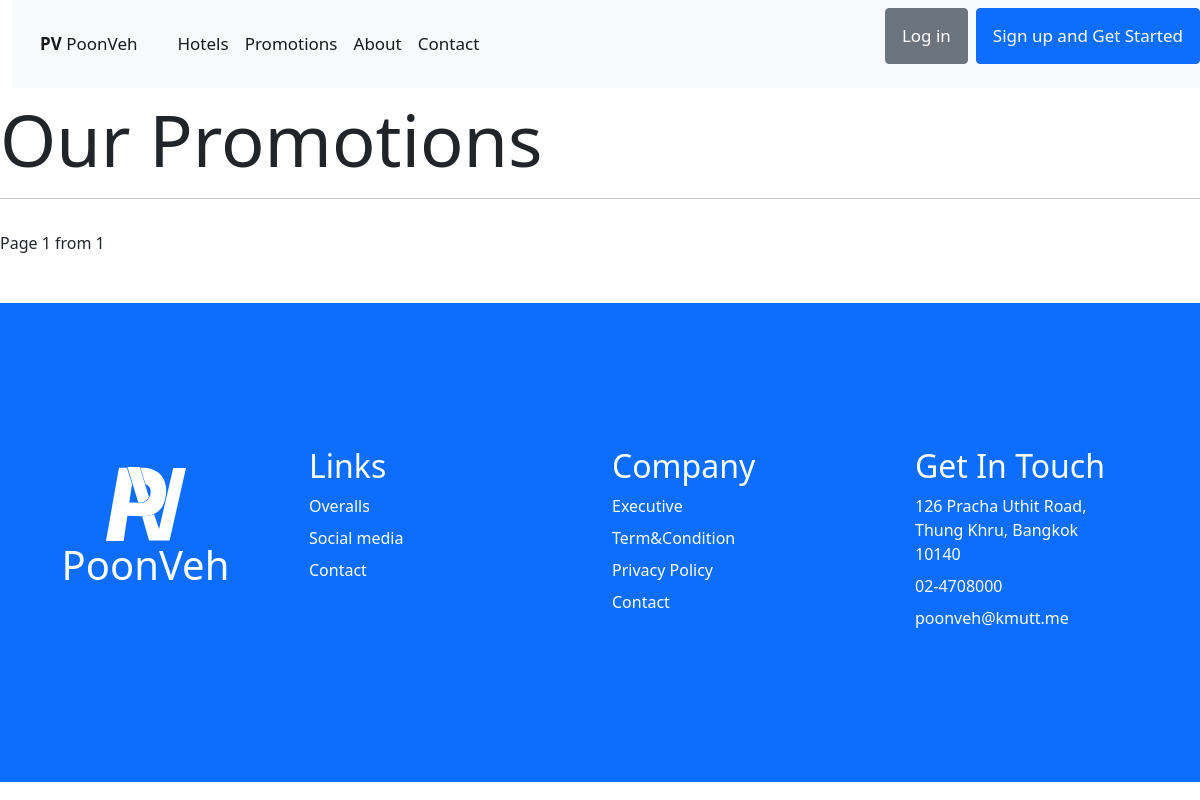
The app's page /promotions/, older data.
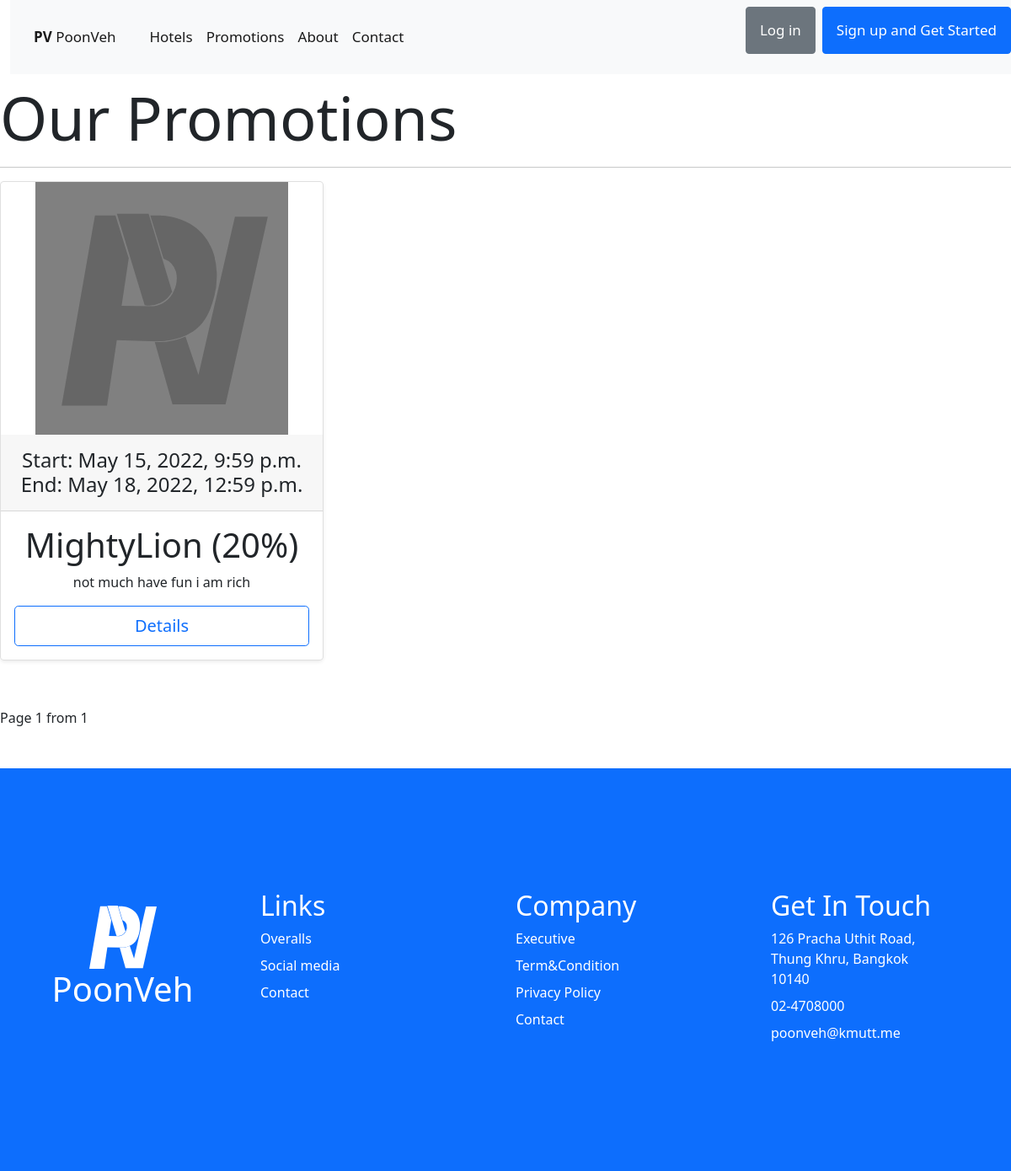
The same page, newer data.
### HotelApp/models.py (models this page shows, shortened)
class Promotion(models.Model):
    Promotion_Name=models.CharField(max_length=50)
    Promotion_Detail=models.TextField()
    Promotion_Discount=models.FloatField()
    Promotion_Start=models.DateTimeField()
    Promotion_End=models.DateTimeField()
    Promotion_Pic=CloudinaryField('promotion', null=True, blank=True, default=None, folder='poonveh-cpe231/promotion')
    class Meta:
        db_table='promotion'

### HotelApp/views.py (the view)
# urls.py: path('promotions/', Promotions, name='promotions-page'),
def Promotions(request):
    allpromotion=Promotion.objects.all().order_by('id')
    for i in allpromotion:
        i.Promotion_Discount*=100  # convert when displaying %
    promotion_per_page=3
    paginator=Paginator(allpromotion, promotion_per_page)
    page=request.GET.get('page')
    allpromotion=paginator.get_page(page)
    context={'AllPromotion':allpromotion}
    allrow=[]
    row=[]
    for i, p in enumerate(allpromotion):
        if i%3 == 0:
            if i!= 0:
                allrow.append(row)
            row=[]
            row.append(p)
        else:
            row.append(p)
    if len(row) != 0:
        allrow.append(row)
    context['AllRow']=allrow
    return render(request, 'frontend/promotions.html', context)

### HotelApp/templates/frontend/promotions.html (shortened to what this page needs)
{% extends 'frontend/base2.html' %}
{% load static %}
{% block content %}
    <br><br><br><br>
    <div class ="containerbody">
        <div class = "display-2">
            Our Promotions
        </div><hr>
        {% for row in AllRow %}
        <div class="row row-cols-1 row-cols-md-3 mb-3 text-center">
            {% for c in row %}
                <div class="col">
                    <div class="card mb-4 rounded-3 shadow-sm">
                        {% if c.Promotion_Pic %}
                            <img class="card-img-top" src="{{c.Promotion_Pic.url}}" width="150" height="300">
                        {% else %}
                            <img class="card-img-top" src="{% static 'img/placeholder_grey.svg' %}" width="150" height="300">
                        {% endif %}
                        <div class="card-header py-3">
                            <center><h4 class="my-0 fw-normal">Start: {{c.Promotion_Start}}<br>End: {{c.Promotion_End}}</h4></center>
                        </div>
                        <div class="card-body">
                            <h1 class="card-title pricing-card-title">{{c.Promotion_Name|truncatechars:30}} ({{c.Promotion_Discount|floatformat:0}}%)</h1>
                            <p>{{c.Promotion_Detail|truncatechars:210}}</p>
                            {% if user.member.staff.Staff_Position == 'ADMIN' or user.member.staff.Staff_Position == 'MANAGER' %}
                                <a href="{% url 'promotion-detail' c.id %}"><button type="button" class="w-100 btn btn-lg btn-warning">Edit</button></a>
                            {% else %}
                                <a href="{% url 'promotion-detail' c.id %}"><button type="button" class="w-100 btn btn-lg btn-outline-primary">Details</button></a>
                            {% endif %}
                        </div>
                    </div>
                </div>
            {% endfor %}
        </div>
        {% endfor %}
        <p>Page {{AllPromotion.number}} from {{AllPromotion.paginator.num_pages}}</p>
    </div>
{% endblock content %}

Row changes from the older to the newer data that the page shows:
added Promotion: Promotion_Start "May 15, 2022, 9:59 p.m.", Promotion_End "May 18, 2022, 12:59 p.m.", Promotion_Name "MightyLion", Promotion_Discount "20", Promotion_Detail "not much have fun i am rich"
